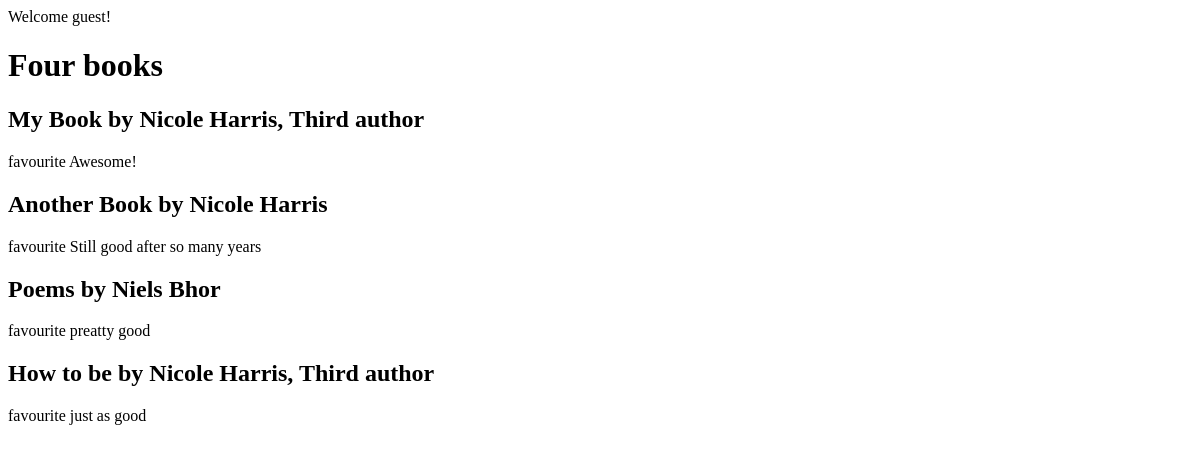
Before: / with the older database file.
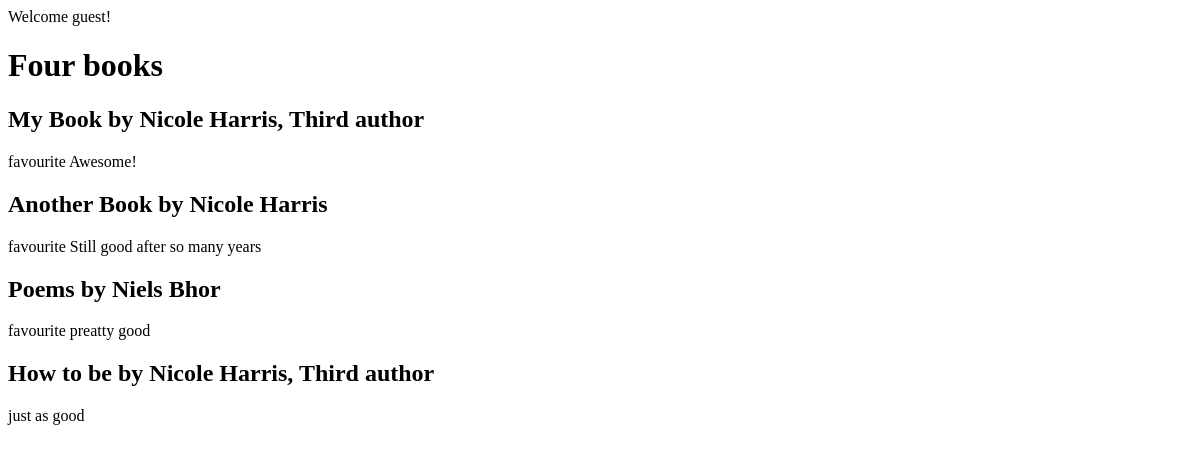
After: the same page with the newer database file.
### books/models.py (models this page shows, shortened)
class Book(models.Model):
    title = models.CharField(max_length=150)
    authors = models.ManyToManyField("Author", related_name="books")
    review = models.TextField(blank=True, null=True)
    date_reviewed = models.DateTimeField(blank=True, null=True)
    is_favourite = models.BooleanField(default=False, verbose_name="Favourite?")
    def list_authors(self):
        return ", ".join([author.name for author in self.authors.all()])

class Author(models.Model):
    name = models.CharField(max_length=70, help_text="use pen name, not real name",
                            unique=True)

### books/views.py (the view)
# urls.py: re_path(r'^$', list_books, name="books"),
def list_books(request):
    books = Book.objects.exclude(date_reviewed__isnull=True).prefetch_related("authors")
    context = {
        'books': books,
    }
    return render(request, "list.html", context)

### books/templates/list.html (shortened to what this page needs)
{% load humanize %}
<html>
    <head>
    </head>
    <body>
        {% if request.user.is_authenticated %}
            <p>Hello {{ request.user.username|title }}, you logged in at {{ request.user.last_login|date:"D d M Y" }} </p>
        {% else %}
            <p>Welcome guest!</p>
        {% endif %}
        <main>
            <h1>{{ books.count|apnumber|title }} book{{ books.count|pluralize}}</h1>
            {% for book in books %}
                <h2>{{ book.title }} by {{ book.list_authors }}</h2>
                {% if book.is_favourite %}
                    <span class="highlight">favourite</span>
                {% endif %}
                {{ book.review }}
            {% endfor %}
        </main>
    </body>
</html>

Changed rows visible on the page:
changed Book "How to be": no longer shows "favourite"
